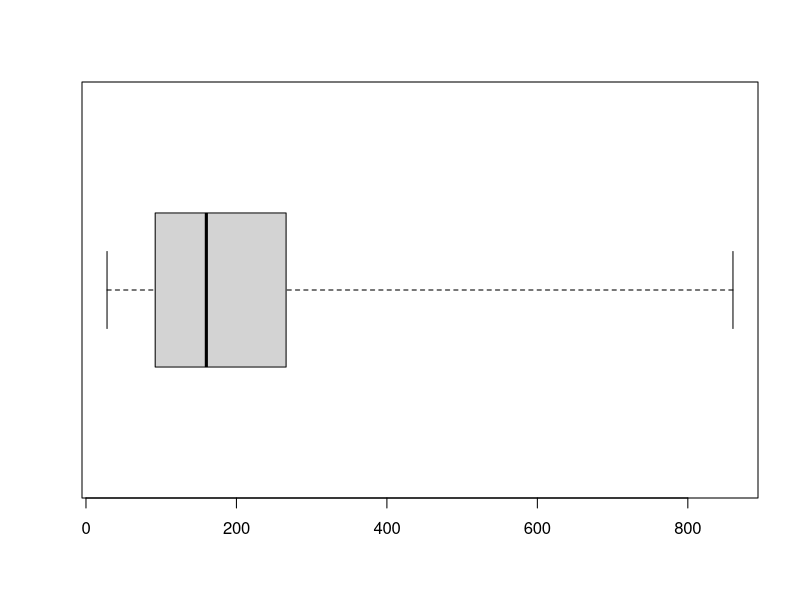
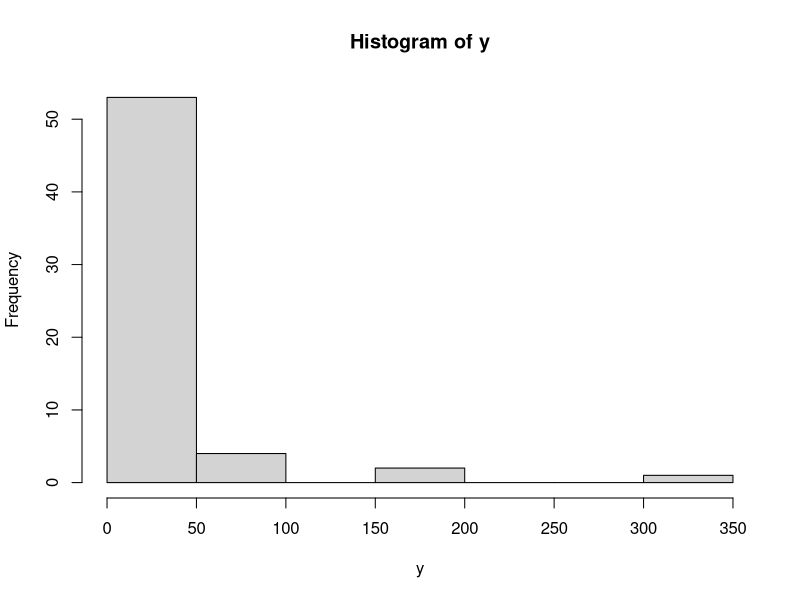

The R source for these figures, in order:
# 1.
x <- c(67, 153, 172, 108, 60, 105, 85, 160, 130, 210, 38, 95, 52, 78, 110, 390, 44, 145, 168, 93, 65, 290, 200, 150, 140, 150, 250, 400, 45, 47, 93, 340, 406, 45, 90, 82, 130, 160, 640, 140, 31, 70, 96, 158, 172, 106, 137, 169, 120, 580, 87, 290, 150, 610, 120, 110, 80, 77, 180, 76, 61, 41, 440, 210, 120, 84, 270, 490, 520, 100, 103, 216, 158, 141, 220, 240, 28, 230, 160, 560, 310, 480, 130, 410, 223, 526, 75, 65, 158, 72, 220, 670, 540, 220, 190, 350, 220, 320, 86, 181, 319, 177, 226, 63, 160, 480, 36, 240, 200, 140, 260, 310, 58, 87, 82, 107, 183, 58, 160, 170, 280, 590, 150, 180, 160, 240, 112, 300, 535, 201, 183, 120, 780, 510, 200, 420, 53, 120, 170, 88, 52, 217, 157, 87, 48, 130, 70, 410, 190, 150, 230, 170, 130, 110, 165, 312, 159, 145, 67, 69, 150, 66, 860, 460, 190, 250, 40, 71, 91, 250, 163, 115, 175, 230, 160, 320, 78, 380, 520, 71, 180, 96, 189, 262, 830, 307, 550, 100, 700, 180, 170, 62, 130, 470, 150, 140, 85, 68, 161, 153, 118, 38, 500, 560, 180, 34, 56, 800, 390, 34, 150, 99, 213, 360, 28, 300, 190, 220, 680, 280, 460, 400, 96, 210, 120, 270, 87, 43, 59, 73, 200, 83, 500, 58, 110, 30, 43, 280, 293, 804, 150, 122, 110, 120, 150, 470, 200, 290, 560, 250, 340, 100 )
mean(x)   #mean = average
sd(x)   #standard deviation
median(x) #mid point
min(x) #smallest
max(x) #biggest
quantile(x, probs = c(.75,.50,.14))  #percentage ex. 75% 50% 14%
boxplot(x, horizontal=T, range=0) #box and whisker plot


#define function to calculate mode
find_mode <- function(x) {
  u <- unique(x)
  tab <- tabulate(match(x, u))
  u[tab == max(tab)]
}

# 2.
y <- c(12.0, 31.0, 31.0, 19.0, 10.0, 32.0, 25.0, 29.0, 26.0, 57.0, 20.0, 47.0, 57.0, 7.7, 38.0, 13.0, 15.0, 31.0, 6.0, 28.0, 23.0, 24.0, 5.6, 14.0, 33.0, 19.0, 9.0, 23.0, 55.0, 9.0, 13.0, 21.0, 7.0, 8.0, 15.0, 11.0, 41.0, 9.0, 40.0, 26.0, 11.0, 12.0, 3.0, 16.0, 41.0, 39.0, 17.0, 18.0, 19.0, 23.0, 10.0, 6.0, 45.0, 3.0, 19.0, 13.0, 72.0, 200.0, 320.0, 180.0 )
find_mode(y)  #mode or use table
mean(y)  #mean = average
var(y)   #variance
quantile(y, probs = c(.75,.50)) #75% , 50%
quantile(y, probs = c(.16,.92)) #16% , 92%
mode(y) #mid point
table(y) #19 table for mode
hist(y) #histogram plot

summary(y)
